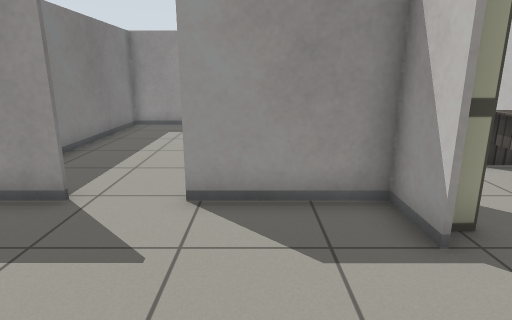
[1] (above)

20 first-person views from a walk through a world built for the Gazebo simulator. The camera is 1.1 m above the floor, tilts 14° down and sees 75° across. The floor is counted in squares, 0.5 m on a side. Each view is taken from the middle of a square. On the plan, view 1 faces up. The plan holds only what a view shows up to about 19 squares ahead; the rest is blank. The robots in the file are not drawn. Surface patterns are stand-ins for the level's own textures.

[2]
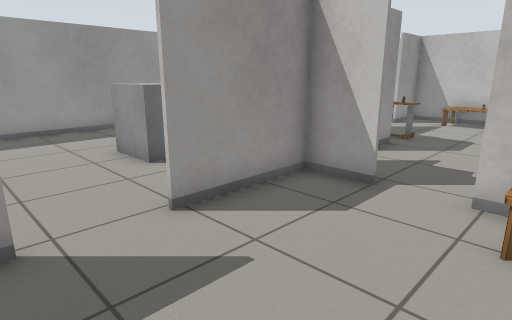

[3]
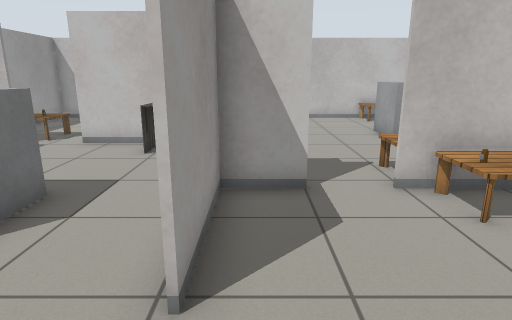

[4]
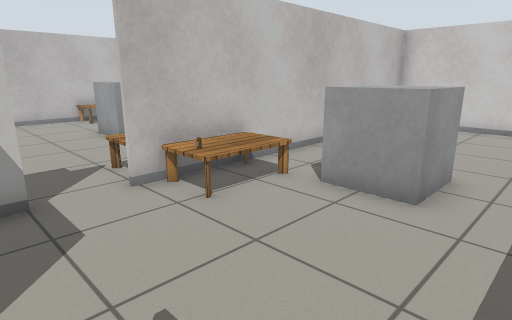

[5]
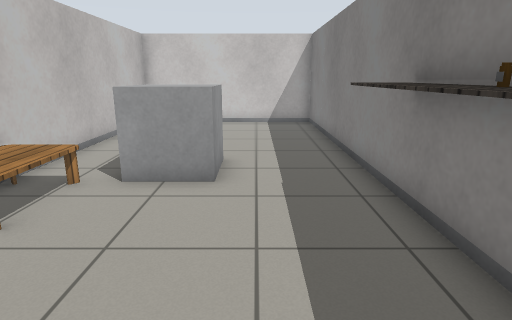

[6]
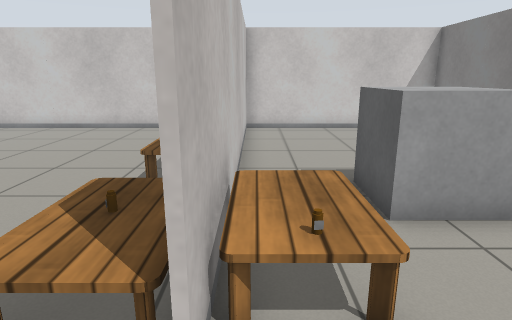

[7]
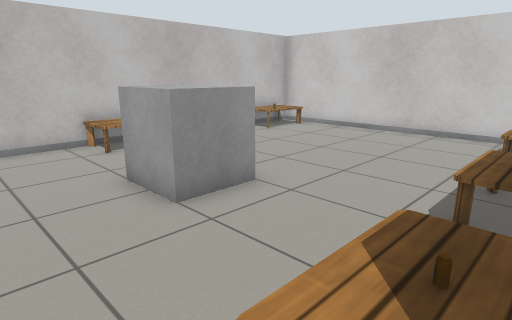

[8]
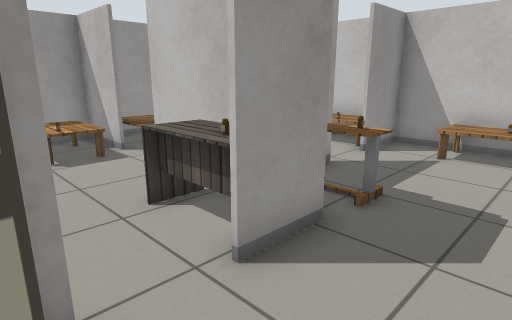

[9]
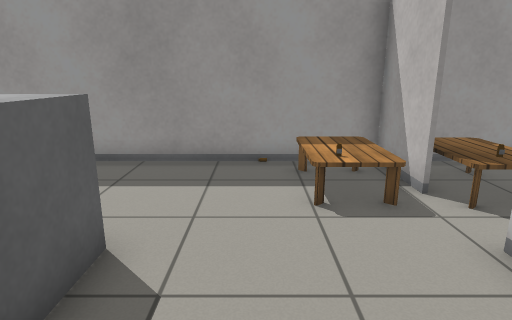

[10]
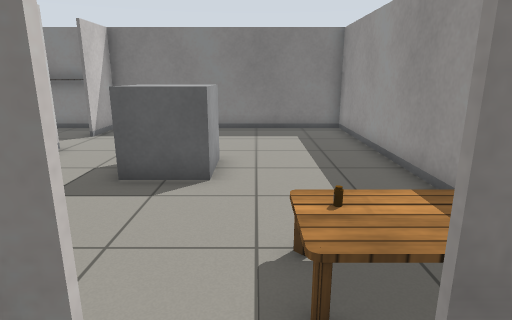

[11]
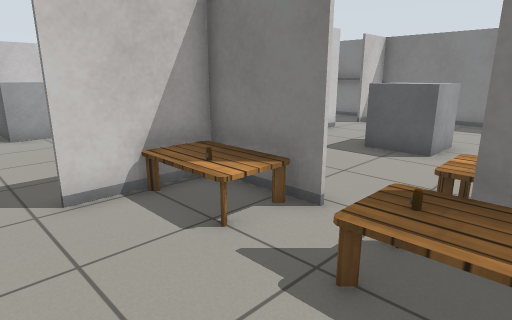

[12]
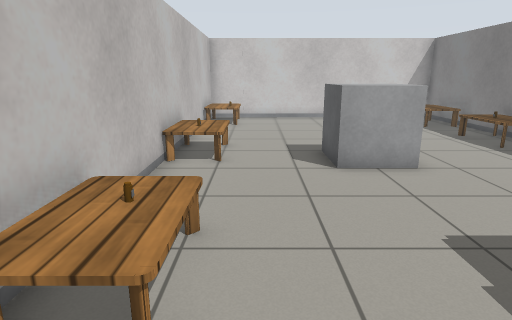

[13]
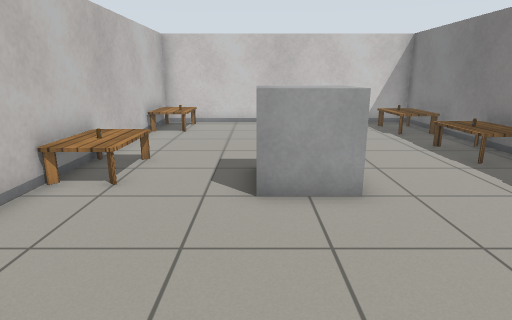

[14]
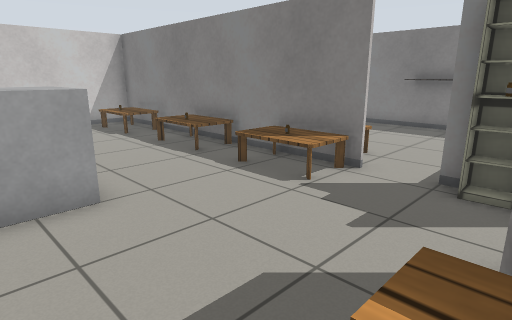

[15]
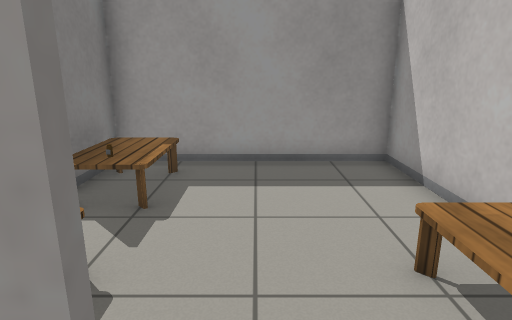

[16]
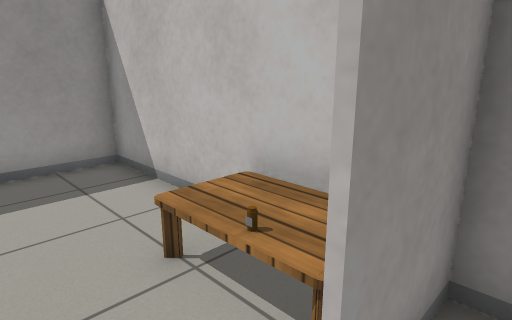

[17]
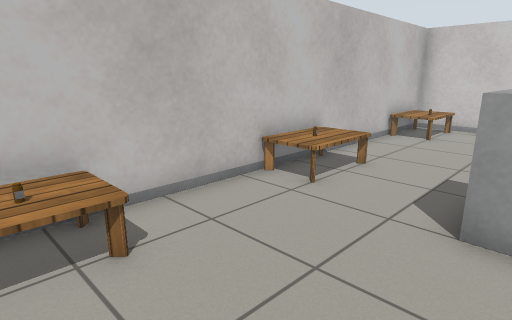

[18]
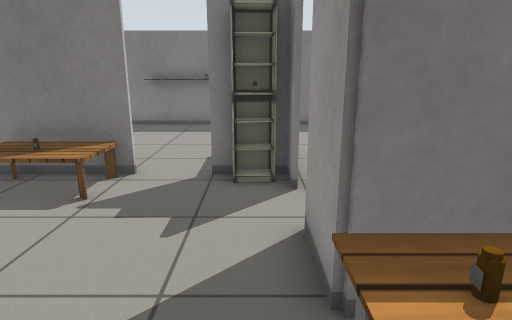

[19]
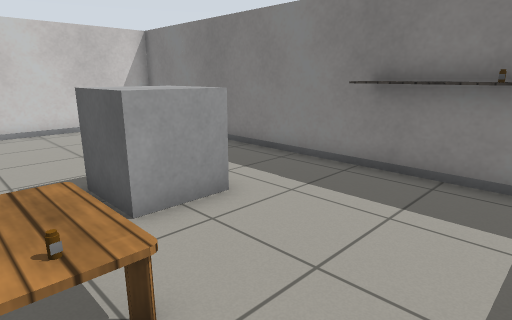

[20]
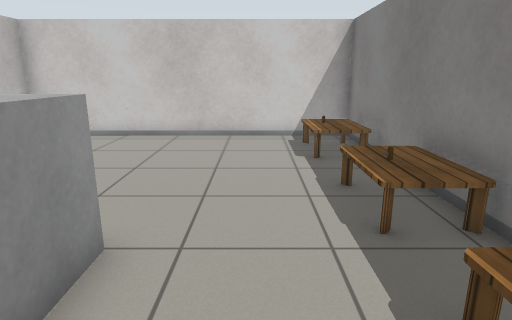

### Floor plan
Points are (right, up) in squares from view 1. A wall is a line through its corners. A room is listed if a view was taken in it or the views show most of it. See-through windows are left out.
Room 1 (views 1, 2, 3, 4, 5, 6, 7, 8, 10, 11, 12, 13, 14, 15, 16, 17, 18, 19, 20)
walls: (2.5, -1.4) (2.5, -2.5); (2.4, -2.5) (2.4, -1.4); (2.4, 3.9) (2.4, 5.8); (3.6, 5.7) (-1.4, 5.7); (2.5, -5.4) (2.5, -6.5); (2.5, 5.8) (2.5, 3.9); (2.4, -6.5) (2.4, -5.4); (7.3, 7.8) (10.6, 7.8); (2.5, -9.4) (2.5, -10.7); (-3.4, 5.7) (-4.7, 5.7); (7.3, 11) (7.3, 5.7) (6.4, 5.7); (2.4, -10.7) (2.4, -9.4); (14.5, 8.6) (14.5, 15.7) (7, 15.7); (-5.7, 6) (-5.7, -10.7) (14.5, -10.7) (14.5, 7.7) (12.3, 7.7); (7.3, 15.8) (7.3, 13.1)
ways out: opening at (-2.5, 6) to room 2; opening at (5, 6) to room 2; opening at (7, 12) to room 2
objects: box (-5, 0) to (-5, 2); bottle (-5, 3); box (-5, 4) to (-5, 5); grey box (-2, -3) to (0, -1); table (1, -1) to (2, 1); bottle (1, 1); table (3, -9) to (4, -7); table (3, -5) to (4, -2); table (3, 0) to (4, 2); shelf (3, 5); other object (4, -8); other object (4, -4); bottle (4, 1); desk (6, 6); grey box (8, -2) to (10, 0); table (8, 6) to (9, 7); table (8, 8) to (9, 10); bottle (8, 13); table (8, 13) to (9, 15); bottle (9, 6); other object (9, 9); table (13, -10) to (14, -8); other object (13, -8); table (13, -3) to (14, -1); bottle (13, 4); table (13, 4) to (14, 6); bottle (13, 9); table (13, 9) to (14, 10); other object (14, -2)
Room 2 (view 9)
walls: (-1.4, 5.8) (-0.6, 5.8); (7.2, 13.4) (7.2, 15.8); (-5.7, 5.9) (-3.4, 5.8); (7.2, 7.9) (7.2, 11); (7, 15.7) (-5.7, 15.7) (-5.7, 6)
ways out: opening at (-2.5, 6) to room 1; opening at (5, 6) to room 1; opening at (7, 12) to room 1
objects: grey box (0, 9) to (2, 11); table (5, 13) to (6, 15); other object (6, 7); desk (6, 8); bottle (6, 13)

Where each view was taken, in squares from view 1:
view 1: 0 up, 0 right, facing up
view 2: 1 up, 4 left, facing up-right
view 3: 5 up, 4 left, facing right
view 4: 5 up, 4 left, facing down-right
view 5: 6 up, 3 left, facing down
view 6: 4 up, 2 right, facing down
view 7: 3 up, 3 right, facing down-right
view 8: 3 up, 3 right, facing up-right
view 9: 7 up, 4 right, facing up
view 10: 12 up, 9 right, facing left
view 11: 14 up, 12 right, facing down-left
view 12: 8 up, 12 right, facing down
view 13: 6 up, 10 right, facing down
view 14: 6 up, 10 right, facing down-left
view 15: 7 up, 11 right, facing up
view 16: 7 up, 11 right, facing up-right
view 17: 5 up, 9 right, facing down-right
view 18: 5 up, 10 right, facing left
view 19: 4 up, 2 right, facing down-left
view 20: 2 up, 6 right, facing down
